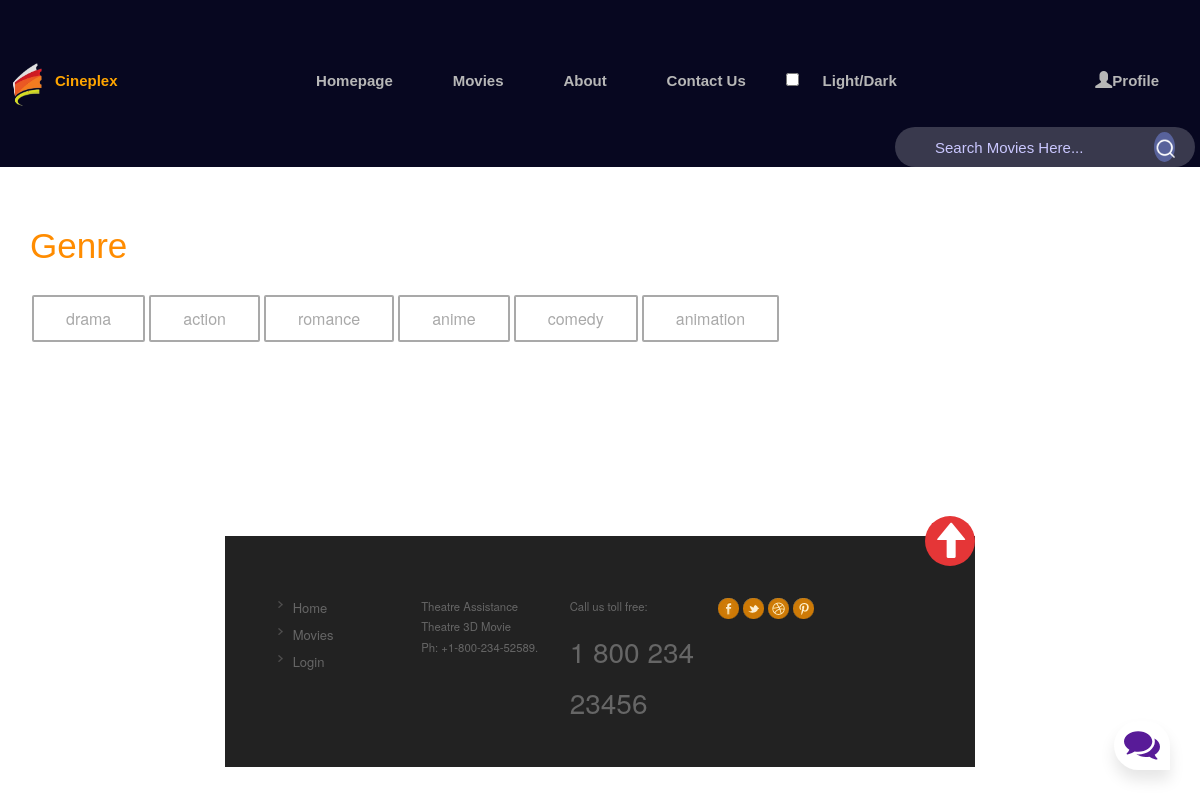
Screenshot of /genre.php with the database file from the repository.
### tables this page shows
CREATE TABLE IF NOT EXISTS `genre` (
  `genre_id` int(11) NOT NULL AUTO_INCREMENT,
  `genre` varchar(50) NOT NULL,
  PRIMARY KEY (`genre_id`)
);

### genre.php (the view, shortened to what this page needs)
<?php include('header.php') ?>
<div class="container">
    <div class="section">
        <h4>Genre</h4>
    </div>
    <div class="next">
        <?php
        $qry3 = mysqli_query($con, "SELECT * FROM genre");
        while ($n = mysqli_fetch_array($qry3)) {
            $langId = $n['genre_id'];
            ?>
            <form action="genre.php" method="GET">
                <button class="button button3" type="submit" name="genre_id" value="<?php echo $langId; ?>"><?php echo $n['genre']; ?></button>
            </form>
        <?php } ?>
    </div>
    <div class="clear"></div><br><br><br><br>
</div><br><br><br><br>
<?php include('footer.php') ?>

### header.php (shortened to what this page needs)
<!DOCTYPE HTML>
<html>
<head>
<link rel="stylesheet" href="css/style.css" type="text/css" media="all" />
<link rel="stylesheet" href="css/flexslider.css" type="text/css" media="all" />
<link href="review/review.css" rel="stylesheet" type="text/css">
<link rel="stylesheet" href="https://cdnjs.cloudflare.com/ajax/libs/font-awesome/5.15.3/css/all.min.css">
<link type="text/css" rel="stylesheet" href="http://www.dreamtemplate.com/dreamcodes/tabs/css/tsc_tabs.css" />
<link rel="stylesheet" href="css/tsc_tabs.css" type="text/css" media="all" />
<link rel="stylesheet" href="tstyle.css" type="text/css" media="all" />
<link rel="stylesheet" href="https://maxcdn.bootstrapcdn.com/bootstrap/3.3.7/css/bootstrap.min.css">
</head>
<body>
<div class="headern" style="margin-top: -40px;">
        <div class="containern">
            <div class="rown">
                <div class="col-lg-2n">
                    <div class="header__logon">
                    </div>
                </div>
                <div class="col-lg-8n">
                    <div class="header__navn">
                        <nav class="header__menun mobile-menun ">
                            <ul>
								<li style="float:left;"><img width=50px; height=50px; style="float:left;margin-top:10px;" src="images/cines.png" alt=""><a style="color:orange;float:left;margin-left:-20px;" href="#">Cineplex</a></li>
                                <li><a href="index.php">Homepage</a></li>
                                <li><a href="#">Movies <span class="arrow_carrot-down"></span></a>
                                </li>
								<li><a href="about3.php">About</a></li>
								<li><a href="contact.php">Contact Us</a></li>
								<li>
  <input type="checkbox" id="theme-toggle">
  <label for="theme-toggle"><a>Light/Dark</a></label>
</li>
								<li style="float:right;"><a href="#"><span class="glyphicon glyphicon-user"></span><span class="arrow_carrot-down"></span>Profile</a>
                                      </li>
									  <li style="float:right;">
										<div class="co">
										<form action="process_search.php" method="post" onsubmit="myFunction()" class="sea">
											<input type="text" placeholder="Search Movies Here..."required id="search111"  name="search">
											<button type="submit"><img src="images/sea.png">
											</form>
										</div>
									  </li>
                            </ul>
                        </nav>
                    </div>
                </div>
            </div>
        </div>
		</div>

### footer.php (shortened to what this page needs)
<div>
  <div class="container1">
        <div class="chatbox">
            <div class="chatbox__button">
                <button><img src="chat/images/chatbox-icon.svg" /></button>
            </div>
        </div>
    </div>
<div class="footer">
<div class="page-up">
        <a href="#" id="scrollToTopButton"><span class="glyphicon glyphicon-arrow-up size"></span></a>
    </div>
	<div class="wrap">
			<div class="footer-top">
				<div class="col_1_of_4 span_1_of_4">
					<div class="footer-nav">
		                <ul>
		                   <li><a href="index.php">Home</a></li>
			  		   <li><a href="movies_events.php">Movies</a></li>
			  		   <li><a href="login.php">Login</a></li>
		                   </ul>
		              </div>
				</div>
				<div class="col_1_of_4 span_1_of_4">
					<div class="textcontact">
						<p>Theatre Assistance<br>
						Theatre 3D Movie<br>
						Ph: +1-800-234-52589.<br>
						</p>
					</div>
				</div>
				<div class="col_1_of_4 span_1_of_4">
					<div class="call_info">
						<p class="txt_3">Call us toll free:</p>
						<p class="txt_4">1 800 234 23456</p>
					</div>
				</div>
				<div class="col_1_of_4 span_1_of_4">
					<div class=social>
						<a href="#"><img src="images/fb.png" alt=""/></a>
						<a href="#"><img src="images/tw.png" alt=""/></a>
						<a href="#"><img src="images/dribble.png" alt=""/></a>
						<a href="#"><img src="images/pinterest.png" alt=""/></a>
					</div>
				</div>
			</div>
		</div>
	</div>
</body>
</html>
 <link rel="stylesheet" href="css/auto-complete.css">

### css/style.css (style rules this page uses)
html,body,div,span,applet,object,iframe,h1,h2,h3,h4,h5,h6,p,blockquote,pre,a,abbr,acronym,address,big,cite,code,del,dfn,em,img,ins,kbd,q,s,samp,small,strike,strong,sub,sup,tt,var,b,u,i,dl,dt,dd,ol,nav ul,nav li,fieldset,form,label,legend,table,caption,tbody,tfoot,thead,tr,th,td,article,aside,canvas,details,embed,figure,figcaption,footer,header,hgroup,menu,nav,output,ruby,section,summary,time,mark,audio,video { margin:0;padding:0;border:0;font-size:100%;font:inherit;vertical-align:baseline; }
ol,ul { list-style:none;margin:0;padding:0; }
a { text-decoration:none; }
img { max-width:100%; }
body { font-family: 'AmbleRegular'; background:#fff; }
.wrap { width:80%; margin:0 auto; }
.footer { background:#222; }
.footer-top { padding: 20px 0; }
.col_1_of_4 { display: block; float:left; }
.col_1_of_4:first-child { margin-left: 0; }
.span_1_of_4 { width: 22%; padding: 1.5%; }
.span_1_of_4 p { font-size:0.8125em; color: #666; line-height: 1.8em; }
p.txt_4 { color: #666; margin-top:2%; font-size:2em; }
.footer-nav li { list-style-image: url(../images/f-icon.png); margin: 0 0 5px 20px; }
.footer-nav li a { font-size: 13px; color:#666; vertical-align: top; line-height: 21px; }
a { color:#888; font-size:13px; line-height:1.5em; }
.button { display: inline-block; background: #DB9603; position: relative; border-radius: 2px; font-size: 13px; line-height: 11px; color: #FFF; border-bottom: 1px solid #DB9603; border-right: 1px solid #DB9603; margin:20px 0; padding: 12px 14px 9px 10px; }
@media only screen and (max-width:1280px) and (min-width:1024px) { .wrap { width:90%; } }

### seat/tstyle.css (style rules this page uses)
* { box-sizing: border-box; }
body { background-color: #242333; color: #fff; display: flex; flex-direction: column; align-items: center; justify-content: center; height: 100vh; font-family: "Lato", sans-serif; margin: 0; }
.container { perspective: 1000px; margin-bottom: 30px; }

### header.php (style rules this page uses)
.headern { display: block; font-family:Arial, Helvetica, sans-serif; margin: -10px; }
.headern { background: #070720; }
.rown { display: block; }
.header__logon { padding: 20px 0 17px; }
.header__menun { text-align: center; align-items:center; justify-content: center; }
.header__menun ul li { list-style: none; display: inline-block; position: relative; margin-right: 16px; }
.header__menun ul li:last-child { margin-right: 0; }
.header__menun ul li a { font-size: 15px; color: #b7b7b7; display: block; font-weight: 700; -webkit-transition: all, 0.5s; -o-transition: all, 0.5s; transition: all, 0.5s; padding: 20px; text-decoration: none; }
.header__menun ul li a span { position: relative; font-size: 17px; top: 2px; }
.col-lg-8n { position: relative; min-height: 1px; padding-right: 15px; padding-left: 15px; }
.sea { width:300px; height:40px; max-width:700px; background:rgba(255,255,255,0.2); display: flex; align-items: center; border-radius: 60px; padding: 10px 20px; }
.sea input { background:transparent; flex: 1; border: 0; outline: none; padding: 24px 20px; font-size: 15px; color: #cac7ff; }
.co { margin-top:10px; }
.sea button img { width: 20px; }
.sea button { border:0 ; border-radius: 50%; width: 30px; height: 30px; background: #58629b; cursor: pointer; }
::placeholder { color: #cac7ff; }

### genre.php (style rules this page uses)
.section h4 { margin-bottom: 25px; margin-top: 50px; color: darkorange; font-size: 35px; position: relative; font-family: "Oswald", sans-serif; }
.button { border: none; color: white; padding: 16px 32px; text-align: center; text-decoration: none; display: inline-block; font-size: 16px; margin: 4px 2px; transition-duration: 0.4s; cursor: pointer; }
.button3 { background-color: white; color: darkgray; border: 2px solid darkgray; }
.next { float: left; display: flex; align-items: center; justify-content: space-around; }

### rows the page displays
genre: $langId 1 (drawn), genre "drama"
genre: $langId 2 (drawn), genre "action"
genre: $langId 3 (drawn), genre "romance"
genre: $langId 4 (drawn), genre "anime"
genre: $langId 5 (drawn), genre "comedy"
genre: $langId 6 (drawn), genre "animation"
